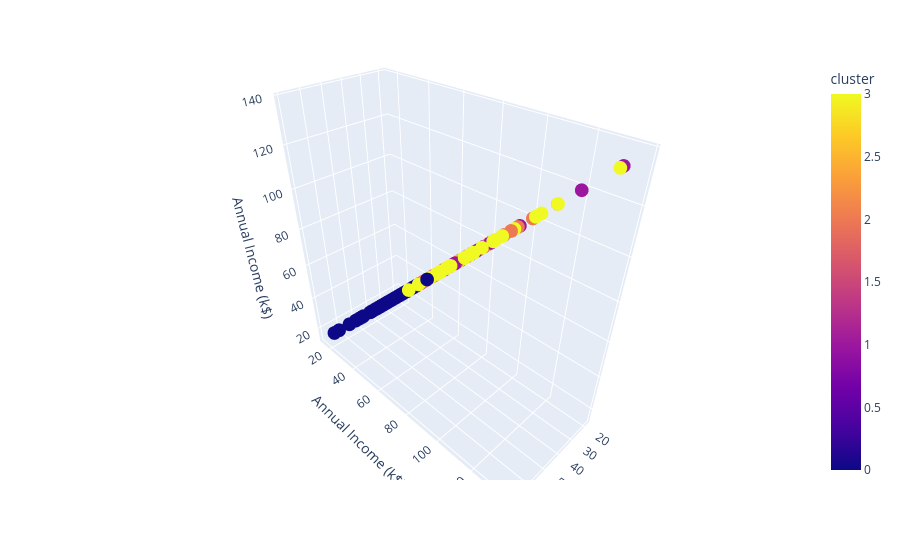

The notebook cell this image was saved under:
### Code cell
fig = px.scatter_3d(
    df,
    x='Age',
    y='Annual Income (k$)',
    z='Annual Income (k$)',
    color='cluster'
)
fig.show()

### Figure 1 — Plotly figure (JSON) as saved in the notebook; plotly's stock layout.template omitted (floating-point values rounded to 4 significant figures; data arrays with more than 128 entries replaced by an {"elided": "..."} marker saying what was removed)
{"data": [{"hovertemplate": "Age=%{x}<br>Annual Income (k$)=%{z}<br>cluster=%{marker.color}<extra></extra>", "legendgroup": "", "marker": {"color": {"elided": "200 int values"}, "coloraxis": "coloraxis", "symbol": "circle"}, "mode": "markers", "name": "", "scene": "scene", "showlegend": false, "type": "scatter3d", "x": {"elided": "200 int values"}, "y": {"elided": "200 int values"}, "z": {"elided": "200 int values"}}], "layout": {"coloraxis": {"colorbar": {"title": {"text": "cluster"}}, "colorscale": [[0, "#0d0887"], [0.1111, "#46039f"], [0.2222, "#7201a8"], [0.3333, "#9c179e"], [0.4444, "#bd3786"], [0.5556, "#d8576b"], [0.6667, "#ed7953"], [0.7778, "#fb9f3a"], [0.8889, "#fdca26"], [1, "#f0f921"]]}, "legend": {"tracegroupgap": 0}, "margin": {"t": 60}, "scene": {"domain": {"x": [0, 1], "y": [0, 1]}, "xaxis": {"title": {"text": "Age"}}, "yaxis": {"title": {"text": "Annual Income (k$)"}}, "zaxis": {"title": {"text": "Annual Income (k$)"}}}}}
